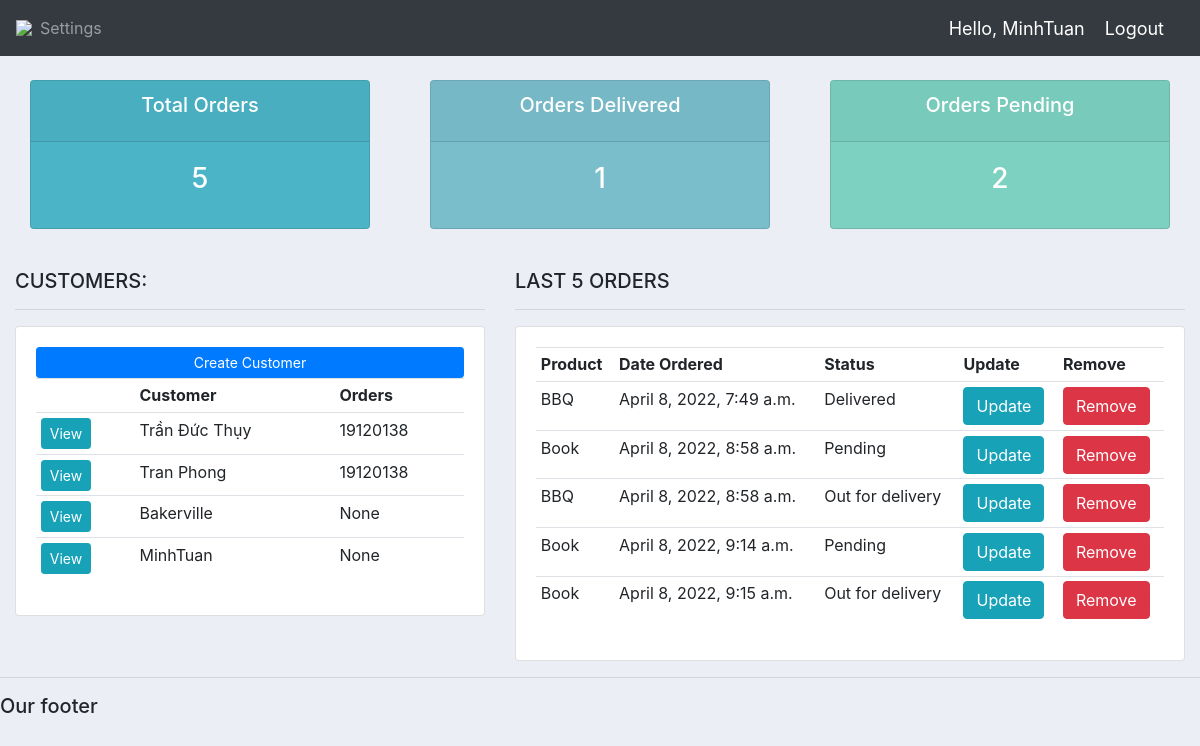
/ (signed in), run on the app's committed database.
### accounts/models.py (models this page shows, shortened)
class Customer(models.Model):
    id = models.AutoField(primary_key=True)
    user = models.OneToOneField(User, null=True,blank=True, on_delete=models.CASCADE)
    name = models.CharField(max_length=200, null=True)
    phone = models.CharField(max_length=200, null=True)
    email = models.CharField(max_length=200, null=True)
    profile_pic = models.ImageField(default="Profile.jpg", null=True, blank=True)
    date_created = models.DateTimeField(auto_now_add=True, null=True)

class Order(models.Model):
    STATUS = (
        ('Pending', 'Pending'),
        ('Out for delivery', 'Out for delivery'),
        ('Delivered', 'Delivered'),
    )
    id = models.AutoField(primary_key=True)
    customer = models.ForeignKey(Customer, null=True, on_delete=models.SET_NULL)
    product = models.ForeignKey(Product, null=True, on_delete=models.SET_NULL)
    date_created = models.DateTimeField(auto_now_add=True, null=True)
    status = models.CharField(max_length=200, null=True, choices=STATUS)
    tags = models.ManyToManyField(Tag)

class Product(models.Model):
    CATEGORY = (
        ('Indoor', 'Indoor'),
        ('Out Door', 'Out Door'),
    )
    id = models.AutoField(primary_key=True)
    name = models.CharField(max_length=200, null=True)
    price = models.FloatField(null=True)
    category = models.CharField(max_length=200, null=True, choices=CATEGORY)
    description = models.CharField(max_length=200, null=True)
    date_created = models.DateTimeField(auto_now_add=True, null=True)

### accounts/views.py (the view)
# urls.py: path("", views.home, name="home"),
@login_required(login_url='login')
def home(request):
    orders = Order.objects.all()
    customers = Customer.objects.all()
    total_customers = customers.count()
    total_orders = orders.count()
    delivered = orders.filter(status='Delivered').count()
    pending = orders.filter(status='Pending').count()
    context = {'orders': orders, 'customers': customers, 'total_orders': total_orders, 'delivered': delivered,
               'pending': pending}
    return render(request, 'accounts/dashboard.html', context)

### accounts/templates/accounts/dashboard.html
{%  extends 'accounts/main.html' %}
{% block content %}
{%  include 'accounts/status.html' %}
<br>
<div class="row">
	<div class="col-md-5">
		<h5>CUSTOMERS:</h5>
		<hr>
		<div class="card card-body">
			<a class="btn btn-primary  btn-sm btn-block" href="">Create Customer</a>
			<table class="table table-sm">
				<tr>
					<th></th>
					<th>Customer</th>
					<th>Orders</th>
				</tr>
				{% for customer in customers %}
				<tr>
					<td><a class="btn btn-sm btn-info" href="{% url 'customers' customer.id %}">View</a></td>
					<td>{{customer.name}}</td>
					<td>{{customer.phone}}</td>
				</tr>
				{% endfor %}
			</table>
		</div>
	</div>
	<div class="col-md-7">
		<h5>LAST 5 ORDERS</h5>
		<hr>
		<div class="card card-body">
			<table class="table table-sm">
				<tr>
					<th>Product</th>
					<th>Date Ordered</th>
					<th>Status</th>
					<th>Update</th>
					<th>Remove</th>
				</tr>
				{% for order in orders %}
				<tr>
					<td>{{order.product.name}}</td>
					<td>{{order.date_created}}</td>
					<td>{{order.status}}</td>
					<td><a class="btn btn-primary  btn-info" href="{% url 'update_order' order.id %}">Update</a></td>
					<td><a class="btn btn-primary  btn-danger" href="{% url 'delete_order' order.id %}">Remove</a></td>
				</tr>
				{% endfor %}
			</table>
		</div>
	</div>
</div>
{% endblock %}

### accounts/templates/accounts/navbar.html (shortened to what this page needs)
{% load static %}
<nav class="navbar navbar-expand-lg navbar-dark bg-dark">
 <img src="{% static 'images/logo.png' %}">
  <div class="collapse navbar-collapse" id="navbarNav">
    <ul class="navbar-nav">
      {% if request.user.is_staff %}
      <li class="nav-item active">
        <a class="nav-link" href="{% url 'home' %}">Dashboard</a>
      </li>
      <li class="nav-item">
        <a class="nav-link" href="{% url 'products' %}">Products</a>
      </li>
      {% else %}
       <li class="nav-item">
        <a class="nav-link" href="{% url 'account' %}">Settings</a>
      </li>
      {% endif %}
    </ul>
  </div>
  <span class="hello-msg">Hello, {{request.user}}</span>
  <span ><a  class="hello-msg" href="{% url 'logout' %}">Logout</a></span>
</nav>

### static/css/main.css (style rules this page uses)
body { background-color: #ebeff5; }

### accounts/templates/accounts/navbar.html (style rules this page uses)
.hello-msg { font-size: 18px; color: #fff; margin-right: 20px; }

### data on the page
Customer: name "Trần Đức Thụy", phone "19120138"
Customer: name "Tran Phong", phone "19120138"
Customer: name "Bakerville", phone "None"
Customer: name "MinhTuan", phone "None"
Order: product.name "BBQ", date_created "April 8, 2022, 7:49 a.m.", status "Delivered"
Order: product.name "Book", date_created "April 8, 2022, 8:58 a.m.", status "Pending"
Order: product.name "BBQ", date_created "April 8, 2022, 8:58 a.m.", status "Out for delivery"
Order: product.name "Book", date_created "April 8, 2022, 9:14 a.m.", status "Pending"
Order: product.name "Book", date_created "April 8, 2022, 9:15 a.m.", status "Out for delivery"

### other printed values
{{ request.user }} "MinhTuan"
{{ total_orders }} "5"
{{ delivered }} "1"
{{ pending }} "2"
